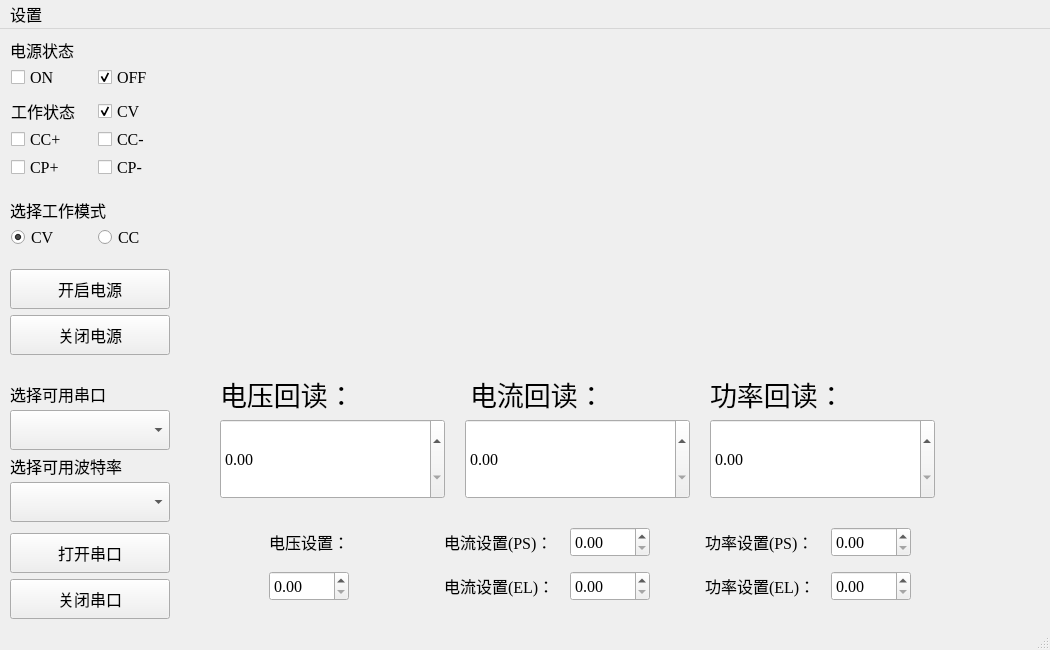
<?xml version="1.0" encoding="UTF-8"?>
<ui version="4.0">
 <class>SerialPortCommunication</class>
 <widget class="QMainWindow" name="SerialPortCommunication">
  <property name="geometry">
   <rect>
    <x>0</x>
    <y>0</y>
    <width>1050</width>
    <height>650</height>
   </rect>
  </property>
  <property name="minimumSize">
   <size>
    <width>1050</width>
    <height>650</height>
   </size>
  </property>
  <property name="maximumSize">
   <size>
    <width>1080</width>
    <height>650</height>
   </size>
  </property>
  <property name="font">
   <font>
    <family>Times New Roman</family>
    <pointsize>12</pointsize>
   </font>
  </property>
  <property name="windowTitle">
   <string>SerialPortCommunication</string>
  </property>
  <property name="windowIcon">
   <iconset resource="images.qrc">
    <normaloff>:/images/DH.jpeg</normaloff>:/images/DH.jpeg</iconset>
  </property>
  <widget class="QWidget" name="centralwidget">
   <widget class="QWidget" name="layoutWidget">
    <property name="geometry">
     <rect>
      <x>220</x>
      <y>490</y>
      <width>741</width>
      <height>91</height>
     </rect>
    </property>
    <layout class="QHBoxLayout" name="horizontalLayout_6">
     <item>
      <layout class="QVBoxLayout" name="verticalLayout_14">
       <item>
        <widget class="QLabel" name="label_Input1">
         <property name="minimumSize">
          <size>
           <width>120</width>
           <height>30</height>
          </size>
         </property>
         <property name="maximumSize">
          <size>
           <width>120</width>
           <height>30</height>
          </size>
         </property>
         <property name="text">
          <string>电压设置：</string>
         </property>
        </widget>
       </item>
       <item>
        <widget class="QDoubleSpinBox" name="Input1">
         <property name="minimumSize">
          <size>
           <width>80</width>
           <height>30</height>
          </size>
         </property>
         <property name="maximumSize">
          <size>
           <width>80</width>
           <height>30</height>
          </size>
         </property>
        </widget>
       </item>
      </layout>
     </item>
     <item>
      <layout class="QVBoxLayout" name="verticalLayout_15">
       <item>
        <layout class="QHBoxLayout" name="horizontalLayout_2">
         <item>
          <widget class="QLabel" name="label_Input2_PS">
           <property name="minimumSize">
            <size>
             <width>120</width>
             <height>30</height>
            </size>
           </property>
           <property name="maximumSize">
            <size>
             <width>120</width>
             <height>30</height>
            </size>
           </property>
           <property name="text">
            <string>电流设置(PS)：</string>
           </property>
          </widget>
         </item>
         <item>
          <widget class="QDoubleSpinBox" name="Input2PS">
           <property name="minimumSize">
            <size>
             <width>80</width>
             <height>30</height>
            </size>
           </property>
           <property name="maximumSize">
            <size>
             <width>80</width>
             <height>30</height>
            </size>
           </property>
          </widget>
         </item>
        </layout>
       </item>
       <item>
        <layout class="QHBoxLayout" name="horizontalLayout_3">
         <item>
          <widget class="QLabel" name="label_Input2_EL">
           <property name="minimumSize">
            <size>
             <width>120</width>
             <height>30</height>
            </size>
           </property>
           <property name="maximumSize">
            <size>
             <width>120</width>
             <height>30</height>
            </size>
           </property>
           <property name="text">
            <string>电流设置(EL)：</string>
           </property>
          </widget>
         </item>
         <item>
          <widget class="QDoubleSpinBox" name="Input2EL">
           <property name="minimumSize">
            <size>
             <width>80</width>
             <height>30</height>
            </size>
           </property>
           <property name="maximumSize">
            <size>
             <width>80</width>
             <height>30</height>
            </size>
           </property>
          </widget>
         </item>
        </layout>
       </item>
      </layout>
     </item>
     <item>
      <layout class="QVBoxLayout" name="verticalLayout_16">
       <item>
        <layout class="QHBoxLayout" name="horizontalLayout_4">
         <item>
          <widget class="QLabel" name="label_Input3_PS">
           <property name="minimumSize">
            <size>
             <width>120</width>
             <height>30</height>
            </size>
           </property>
           <property name="maximumSize">
            <size>
             <width>120</width>
             <height>30</height>
            </size>
           </property>
           <property name="text">
            <string>功率设置(PS)：</string>
           </property>
          </widget>
         </item>
         <item>
          <widget class="QDoubleSpinBox" name="powInputPS">
           <property name="minimumSize">
            <size>
             <width>80</width>
             <height>30</height>
            </size>
           </property>
           <property name="maximumSize">
            <size>
             <width>80</width>
             <height>30</height>
            </size>
           </property>
          </widget>
         </item>
        </layout>
       </item>
       <item>
        <layout class="QHBoxLayout" name="horizontalLayout_5">
         <item>
          <widget class="QLabel" name="label_Input3_EL">
           <property name="minimumSize">
            <size>
             <width>120</width>
             <height>30</height>
            </size>
           </property>
           <property name="maximumSize">
            <size>
             <width>120</width>
             <height>30</height>
            </size>
           </property>
           <property name="text">
            <string>功率设置(EL)：</string>
           </property>
          </widget>
         </item>
         <item>
          <widget class="QDoubleSpinBox" name="powInputEL">
           <property name="minimumSize">
            <size>
             <width>80</width>
             <height>30</height>
            </size>
           </property>
           <property name="maximumSize">
            <size>
             <width>80</width>
             <height>30</height>
            </size>
           </property>
          </widget>
         </item>
        </layout>
       </item>
      </layout>
     </item>
    </layout>
   </widget>
   <widget class="QWidget" name="layoutWidget">
    <property name="geometry">
     <rect>
      <x>10</x>
      <y>240</y>
      <width>162</width>
      <height>88</height>
     </rect>
    </property>
    <layout class="QVBoxLayout" name="verticalLayout_2">
     <item>
      <widget class="QPushButton" name="openPowerSupply">
       <property name="minimumSize">
        <size>
         <width>160</width>
         <height>40</height>
        </size>
       </property>
       <property name="maximumSize">
        <size>
         <width>160</width>
         <height>40</height>
        </size>
       </property>
       <property name="text">
        <string>开启电源</string>
       </property>
       <property name="icon">
        <iconset resource="images.qrc">
         <normaloff>:/images/openSupply.svg</normaloff>:/images/openSupply.svg</iconset>
       </property>
      </widget>
     </item>
     <item>
      <widget class="QPushButton" name="closePowerSupply">
       <property name="minimumSize">
        <size>
         <width>160</width>
         <height>40</height>
        </size>
       </property>
       <property name="maximumSize">
        <size>
         <width>160</width>
         <height>40</height>
        </size>
       </property>
       <property name="text">
        <string>关闭电源</string>
       </property>
       <property name="icon">
        <iconset resource="images.qrc">
         <normaloff>:/images/closeSupply.svg</normaloff>:/images/closeSupply.svg</iconset>
       </property>
      </widget>
     </item>
    </layout>
   </widget>
   <widget class="QWidget" name="layoutWidget">
    <property name="geometry">
     <rect>
      <x>10</x>
      <y>350</y>
      <width>168</width>
      <height>245</height>
     </rect>
    </property>
    <layout class="QVBoxLayout" name="verticalLayout">
     <property name="spacing">
      <number>6</number>
     </property>
     <property name="leftMargin">
      <number>0</number>
     </property>
     <item>
      <layout class="QVBoxLayout" name="verticalLayout_8">
       <item>
        <layout class="QVBoxLayout" name="verticalLayout_5">
         <item>
          <widget class="QLabel" name="label_13">
           <property name="minimumSize">
            <size>
             <width>160</width>
             <height>20</height>
            </size>
           </property>
           <property name="maximumSize">
            <size>
             <width>160</width>
             <height>20</height>
            </size>
           </property>
           <property name="sizeIncrement">
            <size>
             <width>160</width>
             <height>20</height>
            </size>
           </property>
           <property name="text">
            <string>选择可用串口</string>
           </property>
          </widget>
         </item>
         <item>
          <widget class="QComboBox" name="serialNameBox">
           <property name="minimumSize">
            <size>
             <width>160</width>
             <height>40</height>
            </size>
           </property>
           <property name="maximumSize">
            <size>
             <width>160</width>
             <height>40</height>
            </size>
           </property>
          </widget>
         </item>
        </layout>
       </item>
       <item>
        <layout class="QVBoxLayout" name="verticalLayout_6">
         <item>
          <widget class="QLabel" name="label_14">
           <property name="minimumSize">
            <size>
             <width>160</width>
             <height>20</height>
            </size>
           </property>
           <property name="maximumSize">
            <size>
             <width>160</width>
             <height>20</height>
            </size>
           </property>
           <property name="text">
            <string>选择可用波特率</string>
           </property>
          </widget>
         </item>
         <item>
          <widget class="QComboBox" name="serialBaudRateBox">
           <property name="minimumSize">
            <size>
             <width>160</width>
             <height>40</height>
            </size>
           </property>
           <property name="maximumSize">
            <size>
             <width>160</width>
             <height>40</height>
            </size>
           </property>
          </widget>
         </item>
        </layout>
       </item>
      </layout>
     </item>
     <item>
      <layout class="QVBoxLayout" name="verticalLayout_7">
       <item>
        <widget class="QPushButton" name="openSerialPort">
         <property name="minimumSize">
          <size>
           <width>160</width>
           <height>40</height>
          </size>
         </property>
         <property name="maximumSize">
          <size>
           <width>160</width>
           <height>40</height>
          </size>
         </property>
         <property name="contextMenuPolicy">
          <enum>Qt::DefaultContextMenu</enum>
         </property>
         <property name="text">
          <string>打开串口</string>
         </property>
         <property name="icon">
          <iconset resource="images.qrc">
           <normaloff>:/images/openSerial.svg</normaloff>:/images/openSerial.svg</iconset>
         </property>
        </widget>
       </item>
       <item>
        <widget class="QPushButton" name="closeSerialPort">
         <property name="minimumSize">
          <size>
           <width>160</width>
           <height>40</height>
          </size>
         </property>
         <property name="maximumSize">
          <size>
           <width>160</width>
           <height>40</height>
          </size>
         </property>
         <property name="text">
          <string>关闭串口</string>
         </property>
         <property name="icon">
          <iconset resource="images.qrc">
           <normaloff>:/images/closeSerial.svg</normaloff>:/images/closeSerial.svg</iconset>
         </property>
        </widget>
       </item>
      </layout>
     </item>
    </layout>
   </widget>
   <widget class="QLabel" name="label_Ouput2">
    <property name="geometry">
     <rect>
      <x>470</x>
      <y>350</y>
      <width>180</width>
      <height>30</height>
     </rect>
    </property>
    <property name="minimumSize">
     <size>
      <width>180</width>
      <height>30</height>
     </size>
    </property>
    <property name="maximumSize">
     <size>
      <width>180</width>
      <height>30</height>
     </size>
    </property>
    <property name="font">
     <font>
      <pointsize>20</pointsize>
     </font>
    </property>
    <property name="text">
     <string>电流回读：</string>
    </property>
   </widget>
   <widget class="QDoubleSpinBox" name="currOuput">
    <property name="geometry">
     <rect>
      <x>465</x>
      <y>390</y>
      <width>225</width>
      <height>80</height>
     </rect>
    </property>
    <property name="minimumSize">
     <size>
      <width>225</width>
      <height>80</height>
     </size>
    </property>
    <property name="maximumSize">
     <size>
      <width>225</width>
      <height>80</height>
     </size>
    </property>
   </widget>
   <widget class="QLabel" name="label_Ouput1">
    <property name="geometry">
     <rect>
      <x>220</x>
      <y>350</y>
      <width>180</width>
      <height>30</height>
     </rect>
    </property>
    <property name="minimumSize">
     <size>
      <width>180</width>
      <height>30</height>
     </size>
    </property>
    <property name="maximumSize">
     <size>
      <width>180</width>
      <height>30</height>
     </size>
    </property>
    <property name="font">
     <font>
      <pointsize>20</pointsize>
     </font>
    </property>
    <property name="text">
     <string>电压回读：</string>
    </property>
   </widget>
   <widget class="QDoubleSpinBox" name="voltOuput">
    <property name="geometry">
     <rect>
      <x>220</x>
      <y>390</y>
      <width>225</width>
      <height>80</height>
     </rect>
    </property>
    <property name="minimumSize">
     <size>
      <width>225</width>
      <height>80</height>
     </size>
    </property>
    <property name="maximumSize">
     <size>
      <width>225</width>
      <height>80</height>
     </size>
    </property>
   </widget>
   <widget class="QDoubleSpinBox" name="powOuput">
    <property name="geometry">
     <rect>
      <x>710</x>
      <y>390</y>
      <width>225</width>
      <height>80</height>
     </rect>
    </property>
    <property name="minimumSize">
     <size>
      <width>225</width>
      <height>80</height>
     </size>
    </property>
    <property name="maximumSize">
     <size>
      <width>225</width>
      <height>80</height>
     </size>
    </property>
   </widget>
   <widget class="QLabel" name="label_Ouput3">
    <property name="geometry">
     <rect>
      <x>710</x>
      <y>350</y>
      <width>180</width>
      <height>30</height>
     </rect>
    </property>
    <property name="minimumSize">
     <size>
      <width>180</width>
      <height>30</height>
     </size>
    </property>
    <property name="maximumSize">
     <size>
      <width>180</width>
      <height>30</height>
     </size>
    </property>
    <property name="font">
     <font>
      <pointsize>20</pointsize>
     </font>
    </property>
    <property name="text">
     <string>功率回读：</string>
    </property>
   </widget>
   <widget class="QWidget" name="layoutWidget">
    <property name="geometry">
     <rect>
      <x>10</x>
      <y>10</y>
      <width>170</width>
      <height>50</height>
     </rect>
    </property>
    <layout class="QVBoxLayout" name="verticalLayout_3">
     <item>
      <widget class="QLabel" name="powerStatus">
       <property name="minimumSize">
        <size>
         <width>160</width>
         <height>20</height>
        </size>
       </property>
       <property name="maximumSize">
        <size>
         <width>160</width>
         <height>20</height>
        </size>
       </property>
       <property name="text">
        <string>电源状态</string>
       </property>
      </widget>
     </item>
     <item>
      <layout class="QHBoxLayout" name="horizontalLayout_7">
       <item>
        <widget class="QCheckBox" name="rbton">
         <property name="minimumSize">
          <size>
           <width>80</width>
           <height>20</height>
          </size>
         </property>
         <property name="maximumSize">
          <size>
           <width>80</width>
           <height>20</height>
          </size>
         </property>
         <property name="text">
          <string>ON</string>
         </property>
        </widget>
       </item>
       <item>
        <widget class="QCheckBox" name="rbtoff">
         <property name="minimumSize">
          <size>
           <width>80</width>
           <height>20</height>
          </size>
         </property>
         <property name="maximumSize">
          <size>
           <width>80</width>
           <height>20</height>
          </size>
         </property>
         <property name="text">
          <string>OFF</string>
         </property>
         <property name="checked">
          <bool>true</bool>
         </property>
        </widget>
       </item>
      </layout>
     </item>
    </layout>
   </widget>
   <widget class="QWidget" name="layoutWidget">
    <property name="geometry">
     <rect>
      <x>10</x>
      <y>170</y>
      <width>170</width>
      <height>50</height>
     </rect>
    </property>
    <layout class="QVBoxLayout" name="verticalLayout_4">
     <item>
      <widget class="QLabel" name="workMode">
       <property name="minimumSize">
        <size>
         <width>160</width>
         <height>20</height>
        </size>
       </property>
       <property name="maximumSize">
        <size>
         <width>160</width>
         <height>20</height>
        </size>
       </property>
       <property name="text">
        <string>选择工作模式</string>
       </property>
      </widget>
     </item>
     <item>
      <layout class="QHBoxLayout" name="horizontalLayout">
       <item>
        <widget class="QRadioButton" name="rbtCV">
         <property name="minimumSize">
          <size>
           <width>80</width>
           <height>20</height>
          </size>
         </property>
         <property name="maximumSize">
          <size>
           <width>80</width>
           <height>20</height>
          </size>
         </property>
         <property name="text">
          <string>CV</string>
         </property>
         <property name="checked">
          <bool>true</bool>
         </property>
        </widget>
       </item>
       <item>
        <widget class="QRadioButton" name="rbtCC">
         <property name="enabled">
          <bool>true</bool>
         </property>
         <property name="minimumSize">
          <size>
           <width>80</width>
           <height>20</height>
          </size>
         </property>
         <property name="maximumSize">
          <size>
           <width>80</width>
           <height>20</height>
          </size>
         </property>
         <property name="text">
          <string>CC </string>
         </property>
         <property name="checked">
          <bool>false</bool>
         </property>
        </widget>
       </item>
      </layout>
     </item>
    </layout>
   </widget>
   <widget class="QWidget" name="layoutWidget">
    <property name="geometry">
     <rect>
      <x>10</x>
      <y>70</y>
      <width>170</width>
      <height>80</height>
     </rect>
    </property>
    <layout class="QVBoxLayout" name="verticalLayout_9">
     <item>
      <layout class="QHBoxLayout" name="horizontalLayout_8">
       <item>
        <widget class="QLabel" name="workStatus">
         <property name="minimumSize">
          <size>
           <width>80</width>
           <height>20</height>
          </size>
         </property>
         <property name="maximumSize">
          <size>
           <width>80</width>
           <height>20</height>
          </size>
         </property>
         <property name="text">
          <string>工作状态</string>
         </property>
        </widget>
       </item>
       <item>
        <widget class="QCheckBox" name="checkBoxCV">
         <property name="minimumSize">
          <size>
           <width>80</width>
           <height>20</height>
          </size>
         </property>
         <property name="maximumSize">
          <size>
           <width>80</width>
           <height>20</height>
          </size>
         </property>
         <property name="text">
          <string>CV</string>
         </property>
         <property name="checked">
          <bool>true</bool>
         </property>
        </widget>
       </item>
      </layout>
     </item>
     <item>
      <layout class="QHBoxLayout" name="horizontalLayout_9">
       <item>
        <widget class="QCheckBox" name="checkBoxCCPos">
         <property name="minimumSize">
          <size>
           <width>80</width>
           <height>20</height>
          </size>
         </property>
         <property name="maximumSize">
          <size>
           <width>80</width>
           <height>20</height>
          </size>
         </property>
         <property name="text">
          <string>CC+</string>
         </property>
        </widget>
       </item>
       <item>
        <widget class="QCheckBox" name="checkBoxCCNeg">
         <property name="minimumSize">
          <size>
           <width>80</width>
           <height>20</height>
          </size>
         </property>
         <property name="maximumSize">
          <size>
           <width>80</width>
           <height>20</height>
          </size>
         </property>
         <property name="text">
          <string>CC-</string>
         </property>
        </widget>
       </item>
      </layout>
     </item>
     <item>
      <layout class="QHBoxLayout" name="horizontalLayout_10">
       <item>
        <widget class="QCheckBox" name="checkBoxCPPos">
         <property name="minimumSize">
          <size>
           <width>80</width>
           <height>20</height>
          </size>
         </property>
         <property name="maximumSize">
          <size>
           <width>80</width>
           <height>20</height>
          </size>
         </property>
         <property name="text">
          <string>CP+</string>
         </property>
        </widget>
       </item>
       <item>
        <widget class="QCheckBox" name="checkBoxCPNeg">
         <property name="minimumSize">
          <size>
           <width>80</width>
           <height>20</height>
          </size>
         </property>
         <property name="maximumSize">
          <size>
           <width>80</width>
           <height>20</height>
          </size>
         </property>
         <property name="text">
          <string>CP-</string>
         </property>
        </widget>
       </item>
      </layout>
     </item>
    </layout>
   </widget>
  </widget>
  <widget class="QMenuBar" name="menubar">
   <property name="geometry">
    <rect>
     <x>0</x>
     <y>0</y>
     <width>1050</width>
     <height>25</height>
    </rect>
   </property>
   <widget class="QMenu" name="menu">
    <property name="title">
     <string>设置</string>
    </property>
    <addaction name="actOpenSerial"/>
    <addaction name="actOpenSupply"/>
   </widget>
   <addaction name="menu"/>
  </widget>
  <widget class="QStatusBar" name="statusbar"/>
  <action name="actOpenSerial">
   <property name="icon">
    <iconset resource="images.qrc">
     <normaloff>:/images/openSerial.svg</normaloff>:/images/openSerial.svg</iconset>
   </property>
   <property name="text">
    <string>打开串口</string>
   </property>
  </action>
  <action name="actOpenSupply">
   <property name="icon">
    <iconset resource="images.qrc">
     <normaloff>:/images/openSupply.svg</normaloff>:/images/openSupply.svg</iconset>
   </property>
   <property name="text">
    <string>打开电源</string>
   </property>
  </action>
 </widget>
 <resources>
  <include location="images.qrc"/>
 </resources>
 <connections/>
</ui>
